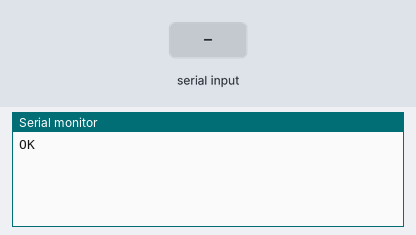
This sketch was run on a simulated Arduino Uno, built with avr-gcc and run on an emulated ATmega328P. Shown: the last lines printed to the serial monitor. Inputs (shaded band) come from the test bench. The modem accepts every AT command (registered, SIM ready, sends succeed) and sends nothing else.

Above: at 2.2 s.
2.3 s: "+CGNSINF:" received over the second serial link
4.6 s: "+CGNSINF" received over the second serial link
At 5.2 s:
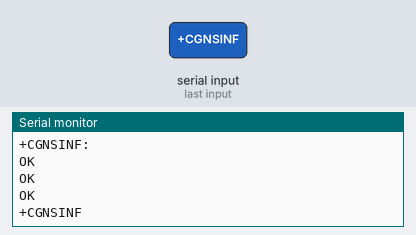
6.2 s: "1" received over the second serial link
At 7.0 s:
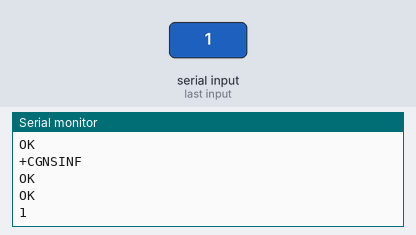
7.9 s: "+CGNSINF:" received over the second serial link
At 11.4 s:
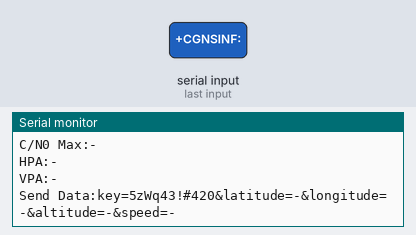

The sketch:

GPS_Connection_Update_Test.ino
```cpp
#include <SoftwareSerial.h>

const int sim808RxPin = 2;
const int sim808TxPin = 3;

SoftwareSerial sim808(sim808RxPin, sim808TxPin);

void setup() {
  Serial.begin(9600);
  sim808.begin(9600);
  delay(1000);
}

void loop() {
  warmup();
  delay(1000);
  String postData = get_gps();
  update_serverdata(postData);

}

void warmup() {
  sendATCommand(800,"AT+CGNSPWR=1");
  delay(500);
  sendATCommand(800,"AT+CGATT=1");
  sendATCommand(800,"AT+SAPBR=0,1");sendATCommand(800,"AT+SAPBR=3,1,\"APN\",\"pinternet.interkom.de\"");
  sendATCommand(800,"AT+SAPBR=3,1,\"CONTYPE\",\"GPRS\"");
  sendATCommand(800,"AT+SAPBR=1,1");
  delay(2000); //Nur bei erstem Boot
}

String get_gps() {
  // Überprüfen Sie, ob die GPRS-Verbindung erfolgreich ist, bevor Sie GPS-Daten abrufen
  sim808.println("AT+CGNSINF");
  //Antwort aufnehmen
  String response = waitForResponse(500);
  //delay(2000);

  // Überprüfen, ob die Antwort "+CGNSINF:" enthält
  if (response.indexOf("+CGNSINF:") != -1) {
    // Teilen Sie die GPS-Daten in einzelne Werte auf, getrennt durch Kommas
    String gpsData = response.substring(response.indexOf("+CGNSINF:") + 10);
    Serial.println(gpsData);

    // ..
    String latitude = getValue(gpsData, ',', 3);
    String longitude = getValue(gpsData, ',', 4);
    String altitude = getValue(gpsData, ',', 5);
    String speed = getValue(gpsData, ',', 6);
    String course = getValue(gpsData, ',', 7);
    String fixStatus = getValue(gpsData, ',', 8);
    String fixMode = getValue(gpsData, ',', 9);
    String hdop = getValue(gpsData, ',', 10);
    String pdop = getValue(gpsData, ',', 11);
    String vdop = getValue(gpsData, ',', 12);
    String satellitesInView = getValue(gpsData, ',', 13);
    String satellitesInUse = getValue(gpsData, ',', 14);
    String gnssSvUsed = getValue(gpsData, ',', 15);
    String cn0Max = getValue(gpsData, ',', 16);
    String hpa = getValue(gpsData, ',', 17);
    String vpa = getValue(gpsData, ',', 18);

    // Ausgabe der Koordinaten und weiterer Informationen
    Serial.println("Latitude:" + latitude);
    Serial.println("Longitude:" + longitude);
    Serial.println("Altitude:" + altitude);
    Serial.println("Speed:" + speed);
    Serial.println("Course:" + course);
    Serial.println("Fix Status:" + fixStatus);
    Serial.println("Fix Mode:" + fixMode);
    Serial.println("HDOP:" + hdop);
    Serial.println("PDOP:" + pdop);
    Serial.println("VDOP:" + vdop);
    Serial.println("Satellites in View:" + satellitesInView);
    Serial.println("Satellites in Use:" + satellitesInUse);
    Serial.println("GNSS SV Used:" + gnssSvUsed);
    Serial.println("C/N0 Max:" + cn0Max);
    Serial.println("HPA:" + hpa);
    Serial.println("VPA:" + vpa);

    // Erstelle die POST-Daten
    String postData = "key=5zWq43!#420&latitude=" + latitude + "&longitude=" + longitude + "&altitude=" + altitude + "&speed=" + speed;
    Serial.println("Send Data:" + postData);
    delay(500);
    return postData;
  } else {
    delay(500);
    return "GPS Error";
    Serial.println("GPS-Daten nicht verfügbar.");
  }
}

void update_serverdata(String postData) {
  const char* postDataChar = postData.c_str();  // Wandele den String in einen const char* um
  // Initialisiere HTTP und setze die URL und den Inhaltstyp
  sendATCommand(1200,"AT+HTTPINIT");
  sendATCommand(1500,"AT+HTTPPARA=\"CID\",1");
  sendATCommand(1500,"AT+HTTPPARA=\"URL\",\"http://lets-stream.eu/get_gps_data.php\"");
  delay(1000);
  sendATCommand(1500,"AT+HTTPPARA=\"CONTENT\",\"application/x-www-form-urlencoded\"");
  // Sende POST-Daten und führe die Aktion aus
  sendATCommand(800,("AT+HTTPDATA=" + String(postData.length()) + ",5000").c_str());
  sendATCommand(800,postDataChar);  // Verwende den umgewandelten const char* statt des String-Objekts
  sendATCommand(1000,"AT+HTTPACTION=1");
  // Lese die Serverantwort
  sendATCommand(2000,"AT+HTTPREAD");
  delay(1000);
  // Beende die HTTP-Sitzung
  sendATCommand(800,"AT+HTTPTERM");
}

void sendATCommand(int x, const char* command) {
  sim808.println(command);
  delay(x);  // Warte 1 Sekunde(n) für die Antwort
  while (sim808.available()) {
    Serial.write(sim808.read());
  }
}

String waitForResponse(int timeout) {
  unsigned long startTime = millis();
  String response = "";

  while (millis() - startTime < timeout) {
    if (sim808.available()) {
      char c = sim808.read();
      response += c;
    }
  }  // Überprüfen, ob "OK" oder "+CGNSINF" in der Antwort gefunden wurde
  if (response.indexOf("OK") != -1 || response.indexOf("+CGNSINF") != -1) {
    return response;
  }
}

String getValue(String data, char separator, int index) {
  int found = 0;
  int strIndex[] = { 0, -1 };
  int maxIndex = data.length() - 1;

  for (int i = 0; i <= maxIndex && found <= index; i++) {
    if (data.charAt(i) == separator || i == maxIndex) {
      found++;
      strIndex[0] = strIndex[1] + 1;
      strIndex[1] = (i == maxIndex) ? i + 1 : i;
    }
  }

  if (found > index) {
    String extractedText = data.substring(strIndex[0], strIndex[1]);
    return (extractedText.length() == 0) ? "-" : extractedText;
  } else {
    return "-";
  }
}
```

Measured:
- after the input at 4.6 s, the serial monitor: prints a new line after 0.20 s (image 1)
- after the input at 6.2 s, the serial monitor: prints a new line after 0.24 s (image 2)
- after the input at 7.9 s, the serial monitor: prints a new line after 2.1 s (image 3)
